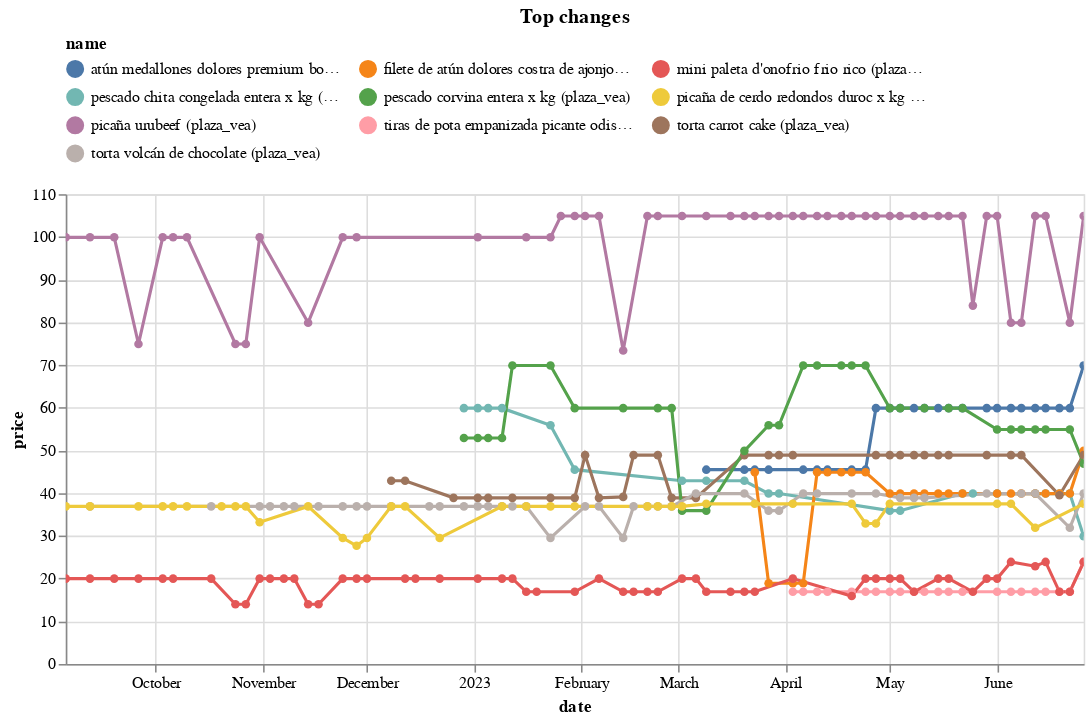

The code cell stored with this chart in its notebook:
### Code cell
top_changes_abs.head(10).pipe(plot_changes, 'Top changes')

### Figure 1 — Vega-Lite specification as saved in the notebook (floating-point values rounded to 4 significant figures; data arrays with more than 128 entries replaced by an {"elided": "..."} marker saying what was removed)
{"config": {"view": {"continuousWidth": 300, "continuousHeight": 300}, "legend": {"columns": 3, "orient": "top"}}, "data": {"name": "data-99dd538ddf7203b09fe00f3e334cffb9"}, "mark": {"type": "line", "point": true}, "encoding": {"color": {"field": "name", "scale": {"domain": ["atún medallones dolores premium bolsa 680g (plaza_vea)", "filete de atún dolores costra de ajonjolí bolsa 304g (plaza_vea)", "mini paleta d'onofrio frio rico (plaza_vea)", "pescado chita congelada entera x kg (plaza_vea)", "pescado corvina entera x kg (plaza_vea)", "picaña de cerdo redondos duroc x kg (plaza_vea)", "picaña urubeef (plaza_vea)", "tiras de pota empanizada picante odissea paquete 500g (plaza_vea)", "torta carrot cake (plaza_vea)", "torta volcán de chocolate (plaza_vea)"]}, "type": "nominal"}, "tooltip": [{"field": "name", "type": "nominal"}, {"field": "price", "type": "quantitative"}, {"field": "last_price", "type": "quantitative"}], "x": {"field": "date", "type": "temporal"}, "y": {"field": "price", "type": "quantitative"}}, "params": [{"name": "param_7", "select": {"type": "point", "fields": ["name"]}, "bind": "legend"}, {"name": "param_8", "select": {"type": "interval", "encodings": ["x", "y"]}, "bind": "scales"}], "title": "Top changes", "transform": [{"filter": {"param": "param_7"}}], "width": 650, "$schema": "https://vega.github.io/schema/vega-lite/v5.8.0.json", "datasets": {"data-99dd538ddf7203b09fe00f3e334cffb9": {"elided": "345 records"}}}
